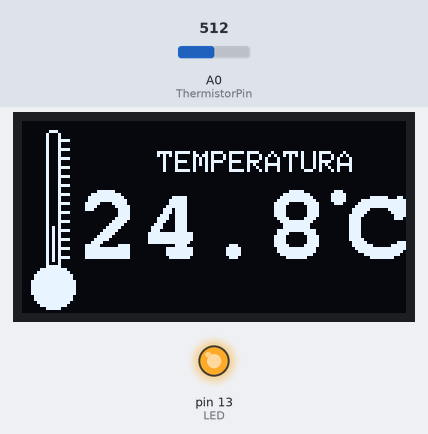
This sketch was run on a simulated Arduino Uno, built with avr-gcc and run on an emulated ATmega328P. Parts: 128×64 one-colour display, output pins drawn as LEDs (lit = HIGH). The inputs (shaded band) are chosen by the test bench; at power-on: A0 (ThermistorPin) = 512.

Above: at 1.3 s.
1.4 s: A0 (ThermistorPin) set to 716
At 6.4 s:
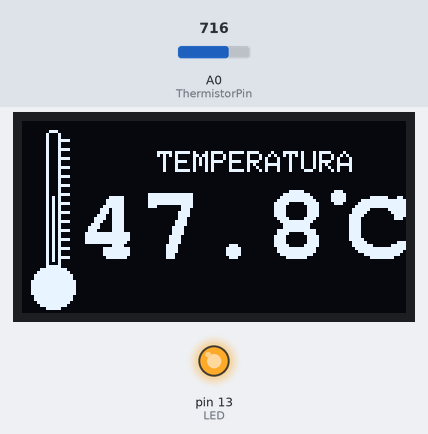
7.4 s: A0 (ThermistorPin) set to 900
At 11.4 s:
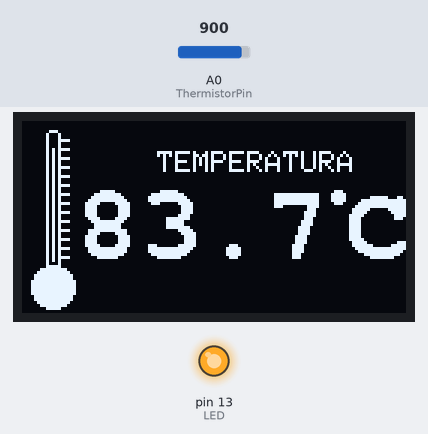
13.4 s: A0 (ThermistorPin) set to 1023
At 16.5 s:
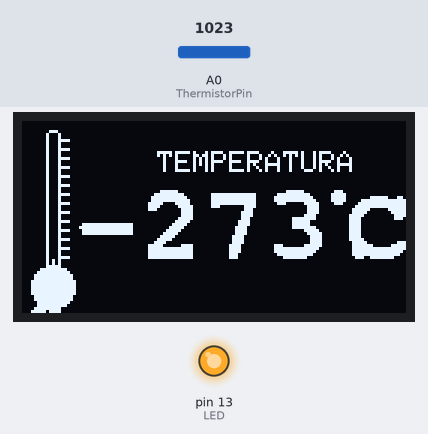
Timing chart, 0 to 18.0 s (numbered marks = the images above; inputs shaded):
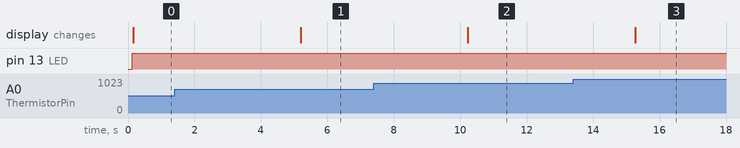

Measured:
- after the input at 1.4 s, the display: changes after 3.8 s (image 1)
- after the input at 7.4 s, the display: changes after 2.8 s (image 2)
- after the input at 13.4 s, the display: changes after 1.9 s (image 3)

The sketch:

temperatura_display.ino
```cpp
#include <Adafruit_GFX.h>       // Include core graphics library for the display
#include <Adafruit_SSD1306.h>   // Include Adafruit_SSD1306 library to drive the display
#include <Fonts/FreeMonoBold18pt7b.h>  // Add a custom font
#define LED 13
Adafruit_SSD1306 display(128, 64);            //Create display

int temp;  // Create a variable to have something dynamic to show on the display

void setup()
{
  delay(100);  // This delay is needed to let the display to initialize
  display.begin(SSD1306_SWITCHCAPVCC, 0x3C);  // Initialize display with the I2C address of 0x3C
  display.clearDisplay();  // Clear the buffer
  display.setTextColor(WHITE);  // Set color of the text
// LED Indicativo
pinMode(LED, OUTPUT);

  //Temperatura config
unsigned long delayEnvio;
int ThermistorPin = 0;
int Vo;
float R1 = 10000;
float logR2, R2, T;
float c1 = 1.009249522e-03, c2 = 2.378405444e-04, c3 = 2.019202697e-07;
}

void loop()
{
digitalWrite(LED, HIGH);
    //Temperatura config
unsigned long delayEnvio;
int ThermistorPin = 0;
int Vo;
float R1 = 10000;
float logR2, R2, T;
float c1 = 1.009249522e-03, c2 = 2.378405444e-04, c3 = 2.019202697e-07;
    //dado temperatura

  Vo = analogRead(ThermistorPin);
  R2 = R1 * (1023.0 / (float)Vo - 1.0);
  logR2 = log(R2);
  T = (1.0 / (c1 + c2*logR2 + c3*logR2*logR2*logR2));
  T = T - 273.1;

  display.clearDisplay();  // Clear the display so we can refresh

  // Print text:
  display.setFont();
  display.setCursor(45,10);  // (x,y)
  display.println("TEMPERATURA");  // Text or value to print

  // Print temperature
  char string[10];  // Create a character array of 10 characters
  // Convert float to a string:
  dtostrf(T, 3, 1, string);  // (<variable>,<amount of digits we are going to use>,<amount of decimal digits>,<string name>)

  display.setFont(&FreeMonoBold18pt7b);  // Set a custom font
  display.setCursor(18,45);  // (x,y)
  display.println(string);  // Text or value to print
  display.setCursor(108,45);  // (x,y)
  display.println("C");  // Text or value to print
  display.setCursor(95,27);  // (x,y)
  display.println(".");  // Text or value to print

  // Draw a filled circle:
  display.fillCircle(10, 55, 7, WHITE);  // Draw filled circle (x,y,radius,color). X and Y are the coordinates for the center point

  // Draw rounded rectangle:
  display.drawRoundRect(8, 3, 5, 49, 2, WHITE);  // Draw rounded rectangle (x,y,width,height,radius,color)
                                                  // It draws from the location to down-right
    // Draw ruler step
  for (int i = 6; i<=45; i=i+3){
    display.drawLine(13, i, 15, i, WHITE);  // Draw line (x0,y0,x1,y1,color)
  }

  //Draw temperature
  T = T*0.43; //ratio for show
  display.drawLine(10, 46, 10, 46-T, WHITE);  // Draw line (x0,y0,x1,y1,color)

  display.display();  // Print everything we set previously
  delay(5000);
}
```
